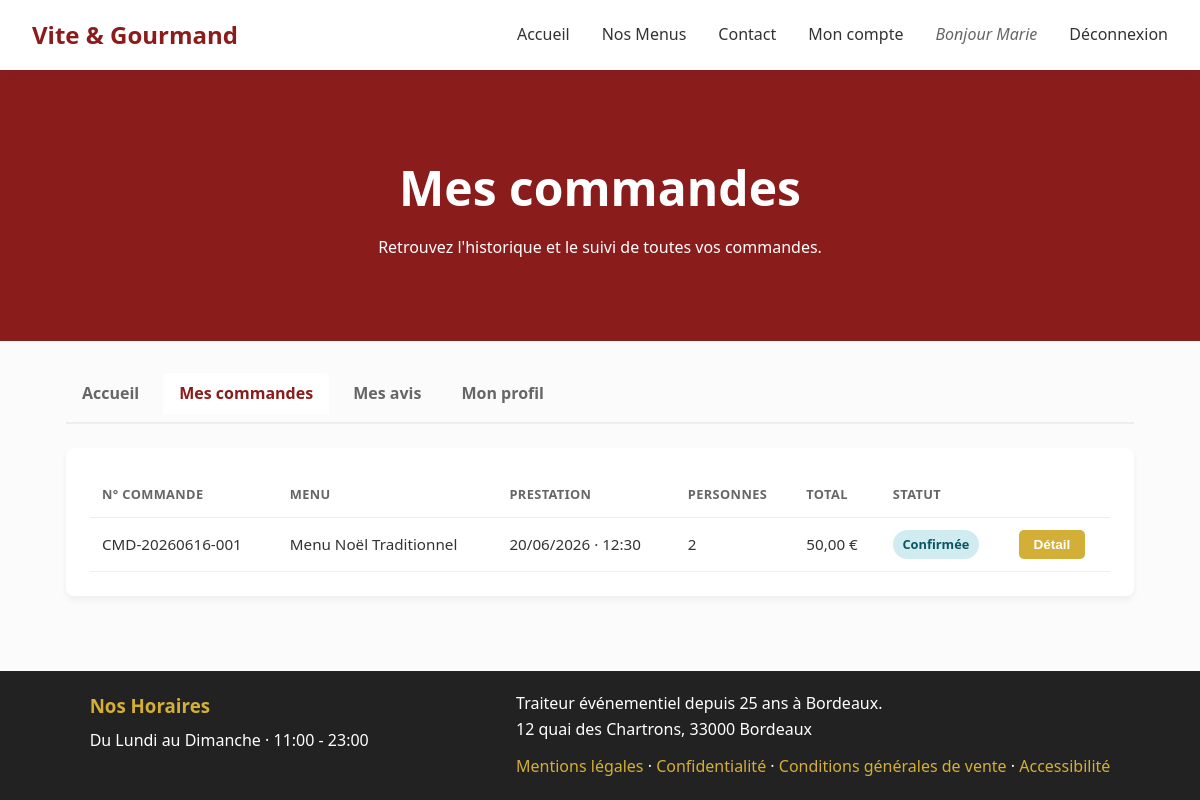
Screenshot of /public/mon-compte/commandes (signed in) with the database file from the repository.
### tables this page shows
CREATE TABLE `Commande` (
  `numero_commande` VARCHAR(50) NOT NULL,
  `date_commande` DATE NULL,
  `date_prestation` DATE NULL,
  `heure_livraison` VARCHAR(50) NULL,
  `adresse_livraison` VARCHAR(255) NULL,
  `ville_livraison` VARCHAR(100) NULL,
  `distance_km` DOUBLE NULL DEFAULT 0,
  `prix_menu` DOUBLE NULL,
  `nombre_personne` INT NULL,
  `prix_livraison` DOUBLE NULL,
  `statut` VARCHAR(50) NULL,
  `pret_materiel` TINYINT NULL,
  `restitution_materiel` TINYINT NULL,
  `motif_annulation` VARCHAR(500) NULL,
  `mode_contact_annulation` VARCHAR(50) NULL,
  `utilisateur_id` INT NOT NULL,
  PRIMARY KEY (`numero_commande`),
  INDEX `fk_Commande_utilisateur_idx` (`utilisateur_id`),
  CONSTRAINT `fk_Commande_utilisateur`
    FOREIGN KEY (`utilisateur_id`) REFERENCES `utilisateur` (`utilisateur_id`)
);

CREATE TABLE `menu` (
  `menu_id` INT NOT NULL AUTO_INCREMENT,
  `titre` VARCHAR(100) NULL,
  `nombre_personne_minimun` INT NULL,
  `prix_par_personne` DOUBLE NULL,
  `regime` VARCHAR(50) NULL,
  `description` TEXT NULL,
  `quantite_restante` INT NULL,
  `visible` TINYINT(1) NOT NULL DEFAULT 1,
  `theme_id` INT NOT NULL,
  `regime_id` INT NOT NULL,
  PRIMARY KEY (`menu_id`),
  INDEX `fk_menu_theme1_idx` (`theme_id`),
  INDEX `fk_menu_regime1_idx` (`regime_id`),
  CONSTRAINT `fk_menu_theme1`
    FOREIGN KEY (`theme_id`) REFERENCES `theme` (`theme_id`),
  CONSTRAINT `fk_menu_regime1`
    FOREIGN KEY (`regime_id`) REFERENCES `regime` (`regime_id`)
);

### src/Controllers/CompteController.php (called while the page is built, shortened)
<?php
require_once __DIR__ . '/../Models/CommandeModel.php';
class CompteController {
    private CommandeModel $commandeModel;
    public function __construct() {
        $this->commandeModel   = new CommandeModel();
    }
    public function commandes() {
        $commandes = $this->commandeModel->getByUtilisateur($this->userId());
        $commandeModel = $this->commandeModel;
        require __DIR__ . '/../Views/compte/cpte_commandes.php';
    }
    private function userId(): int {
        return (int) $_SESSION['utilisateur']['id'];
    }
}

### public/index.php (called while the page is built, shortened)
<?php
require_once __DIR__ . '/../src/Services/ViewHelper.php';
$router = new Router();
$url = trim($_GET['url'] ?? '', '/');
$router->dispatch($url);

### config/database.php (called while the page is built, shortened)
<?php
$config = [
    'host'     => getenv('DB_HOST') ?: 'localhost',
    'db_name'  => getenv('DB_NAME') ?: 'vite_gourmand',
    'username' => getenv('DB_USER') ?: 'root',
    'password' => getenv('DB_PASSWORD') !== false ? (string) getenv('DB_PASSWORD') : '',
];
$local = __DIR__ . '/database.local.php';
return $config;

### src/Services/SqlDatabase.php (called while the page is built, shortened)
<?php
class SqlDatabase {
    private string $host;
    private string $db_name;
    private string $username;
    private string $password;
    public function __construct() {
        $config = require __DIR__ . '/../../config/database.php';
        $this->host     = $config['host'];
        $this->db_name  = $config['db_name'];
        $this->username = $config['username'];
        $this->password = $config['password'];
    }
    public function getConnection(): ?PDO {
        $this->conn = null;
        try {
            $this->conn = new PDO(
                'mysql:host=' . $this->host . ';dbname=' . $this->db_name . ';charset=utf8mb4',
                $this->username,
                $this->password
            );
            $this->conn->setAttribute(PDO::ATTR_ERRMODE, PDO::ERRMODE_EXCEPTION);
            $this->conn->setAttribute(PDO::ATTR_DEFAULT_FETCH_MODE, PDO::FETCH_ASSOC);
        }
        catch (PDOException $exception) {
            echo 'Erreur de connexion à la base de données : ' . $exception->getMessage();
        }
        return $this->conn;
    }
}

### src/Repositories/CommandeRepository.php (called while the page is built, shortened)
<?php
require_once __DIR__ . '/../Services/SqlDatabase.php';
class CommandeRepository {
    private $conn;
    private array $config;
    public function __construct() {
        $database = new SqlDatabase();
        $this->conn = $database->getConnection();
        $this->config = require __DIR__ . '/../../config/commandeconfig.php';
    }
    public function getByUtilisateur(int $utilisateurId): array {
        $query = "
            SELECT c.*, m.titre AS menu_titre, m.menu_id
            FROM Commande c
            JOIN commande_menu cm ON c.numero_commande = cm.numero_commande
            JOIN menu m ON cm.menu_id = m.menu_id
            WHERE c.utilisateur_id = :id
            ORDER BY c.date_commande DESC, c.numero_commande DESC
        ";
        $stmt = $this->conn->prepare($query);
        $stmt->execute([':id' => $utilisateurId]);
        return $stmt->fetchAll() ?: [];
    }
    public function libelleStatut(string $statut): string {
        $key = $this->normaliserStatut($statut);
        return $this->config['libelles_statut'][$key] ?? ucfirst(str_replace('_', ' ', $key));
    }
    public function cleStatut(string $statut): string {
        return $this->normaliserStatut($statut);
    }
    private function normaliserStatut(string $statut): string {
        $statut = mb_strtolower(trim($statut));
        $statut = str_replace([' ', 'é', 'è', 'ê'], ['_', 'e', 'e', 'e'], $statut);
        return $statut;
    }
}

### config/commandeconfig.php (called while the page is built)
<?php
return [
    'livraison_base'          => 5.00,
    'livraison_par_km'        => 0.59,
    'ville_livraison_forfait' => 'bordeaux',
    'bordeaux_lat'            => 44.8378,
    'bordeaux_lon'            => -0.5792,
    'reduction_seuil_personnes'=> 5,
    'reduction_pourcent'      => 10,
    'materiel_delai_jours_ouvres'      => 10,
    'materiel_frais_non_restitution'   => 600,
    'modes_contact_annulation' => [
        'email'     => 'E-mail',
        'telephone' => 'Téléphone',
        'courrier'  => 'Courrier',
        'sur_place' => 'Sur place',
    ],
    'statut_initial'          => 'en_attente',
    'statuts_modifiables'     => ['en_attente'],
    'statuts_annulables'      => ['en_attente'],
    'workflow_employe' => [
        'en_attente'       => ['acceptee', 'annulee'],
        'confirmee'        => ['en_preparation', 'annulee'],
        'acceptee'         => ['en_preparation'],
        'en_preparation'   => ['en_livraison'],
        'en_livraison'     => ['livree'],
        'livree'           => ['attente_materiel', 'terminee'],
        'attente_materiel' => ['terminee'],
        'terminee'         => [],
        'annulee'          => [],
    ],
    'libelles_statut' => [
        'en_attente'        => 'En attente de validation',
        'acceptee'          => 'Acceptée',
        'en_preparation'    => 'En préparation',
        'en_livraison'      => 'En cours de livraison',
        'livree'            => 'Livrée',
        'attente_materiel'  => 'En attente du retour de matériel',
        'terminee'          => 'Terminée',
        'annulee'           => 'Annulée',
        'confirmee'         => 'Confirmée',
    ],
];

### src/Models/CommandeModel.php (called while the page is built, shortened)
<?php
require_once __DIR__ . '/../Repositories/CommandeRepository.php';
class CommandeModel {
    private CommandeRepository $repository;
    public function __construct() {
        $this->repository = new CommandeRepository();
    }
    public function getByUtilisateur(int $utilisateurId): array {
        return $this->repository->getByUtilisateur($utilisateurId);
    }
    public function libelleStatut(string $statut): string {
        return $this->repository->libelleStatut($statut);
    }
    public function cleStatut(string $statut): string {
        return $this->repository->cleStatut($statut);
    }
}

### src/Views/compte/cpte_commandes.php (the view, shortened to what this page needs)
<?php
$cm = $commandeModel;
?>
<section class="compte-hero">
    <h1>Mes commandes</h1>
    <p>Retrouvez l'historique et le suivi de toutes vos commandes.</p>
</section>
<section class="compte-page">
    <?php require __DIR__ . '/cpte__nav.php'; ?>
    <?php if (empty($commandes)): ?>
        <div class="compte-card">
            <p class="compte-empty">Vous n'avez pas encore passé de commande.</p>
            <?= ViewHelper::btnNav(BASE_URL . '/menus', 'Parcourir les menus') ?>
        </div>
    <?php else: ?>
        <div class="compte-card">
            <div class="commandes-table-wrap">
                <table class="commandes-table">
                    <thead>
                        <tr>
                            <th scope="col">N° commande</th>
                            <th scope="col">Menu</th>
                            <th scope="col">Prestation</th>
                            <th scope="col">Personnes</th>
                            <th scope="col">Total</th>
                            <th scope="col">Statut</th>
                            <th scope="col"><span class="sr-only">Actions</span></th>
                        </tr>
                    </thead>
                    <tbody>
                        <?php foreach ($commandes as $cmd): ?>
                            <?php $total = (float) $cmd['prix_menu'] + (float) $cmd['prix_livraison']; ?>
                            <tr>
                                <td><?= htmlspecialchars($cmd['numero_commande']) ?></td>
                                <td><?= htmlspecialchars($cmd['menu_titre']) ?></td>
                                <td><?= htmlspecialchars(date('d/m/Y', strtotime($cmd['date_prestation']))) ?> · <?= htmlspecialchars($cmd['heure_livraison']) ?></td>
                                <td><?= (int) $cmd['nombre_personne'] ?></td>
                                <td><?= number_format($total, 2, ',', ' ') ?> €</td>
                                <td><span class="statut-badge statut-<?= htmlspecialchars($cm->cleStatut($cmd['statut'])) ?>"><?= htmlspecialchars($cm->libelleStatut($cmd['statut'])) ?></span></td>
                                <td><?= ViewHelper::btnNav(BASE_URL . '/mon-compte/commande/' . urlencode($cmd['numero_commande']), 'Détail', 'btn btn-sm') ?></td>
                            </tr>
                        <?php endforeach; ?>
                    </tbody>
                </table>
            </div>
        </div>
    <?php endif; ?>
</section>
<?php
require __DIR__ . '/../layout.php';

### src/Services/ViewHelper.php (shortened to what this page needs)
<?php
class ViewHelper {
    public static function btnNav(string $url, string $label, string $classes = 'btn', array $attrs = []): string {
        $action = htmlspecialchars($url, ENT_QUOTES, 'UTF-8');
        $labelEsc = htmlspecialchars($label, ENT_QUOTES, 'UTF-8');
        $classesEsc = htmlspecialchars($classes, ENT_QUOTES, 'UTF-8');
        $extra = '';
        return '<button type="button" class="' . $classesEsc . '" data-navigate="' . $action . '"' . $extra . '>'
            . $labelEsc
            . '</button>';
    }
}

### public/css/style.css (style rules this page uses)
:root { --primary: #8b1c1c; --primary-light: #b32424; --secondary: #d4af37; --bg-light: #fbfbfb; --text-main: #333333; --text-muted: #666666; accent-color: var(--primary); }
* { box-sizing: border-box; margin: 0; padding: 0; }
body { font-family: 'Segoe UI', Tahoma, Geneva, Verdana, sans-serif; color: var(--text-main); background-color: var(--bg-light); line-height: 1.6; display: flex; flex-direction: column; min-height: 100vh; }
.btn { display: inline-block; background-color: var(--secondary); color: #fff; padding: 0.8rem 1.5rem; border-radius: 5px; font-weight: bold; font-size: 1rem; border: none; cursor: pointer; text-align: center; transition: background 0.3s, color 0.3s, border-color 0.3s; }
.btn-sm { padding: 0.45rem 0.9rem; font-size: 0.85rem; }
.compte-hero { background-color: var(--primary); color: #fff; text-align: center; padding: 3rem 1.5rem; }
.compte-hero h1 { font-size: 2rem; margin-bottom: 0.5rem; }
.compte-page { max-width: 1100px; margin: 0 auto; padding: 2rem 1rem 3rem; }
.compte-card { background: #fff; padding: 1.5rem; border-radius: 8px; box-shadow: 0 4px 6px rgba(0,0,0,0.05); }
.commandes-table-wrap { overflow-x: auto; }
.commandes-table { width: 100%; border-collapse: collapse; font-size: 0.95rem; }
.commandes-table th, .commandes-table td { padding: 0.75rem; text-align: left; border-bottom: 1px solid #eee; }
.commandes-table th { color: var(--text-muted); font-size: 0.8rem; text-transform: uppercase; letter-spacing: 0.03em; }
.statut-badge { display: inline-block; padding: 0.25rem 0.6rem; border-radius: 20px; font-size: 0.8rem; font-weight: 600; background: #eee; color: var(--text-main); }
.statut-acceptee, .statut-confirmee { background: #d1ecf1; color: #0c5460; }
@media (min-width: 768px) { .compte-hero, .commande-hero { padding: 5rem 2rem; } }
@media (min-width: 768px) { .compte-hero h1, .commande-hero h1 { font-size: 3rem; } }

### rows the page displays
commande: numero_commande "CMD-20260616-001", menu.titre "Menu Noël Traditionnel", date_prestation "20/06/2026", heure_livraison "12:30", nombre_personne "2", total "50,00", statut "Confirmée"

### other values shown
$_SESSION['utilisateur']['prenom'] "Marie"
$ligneHoraire "Du Lundi au Dimanche · 11:00 - 23:00"
